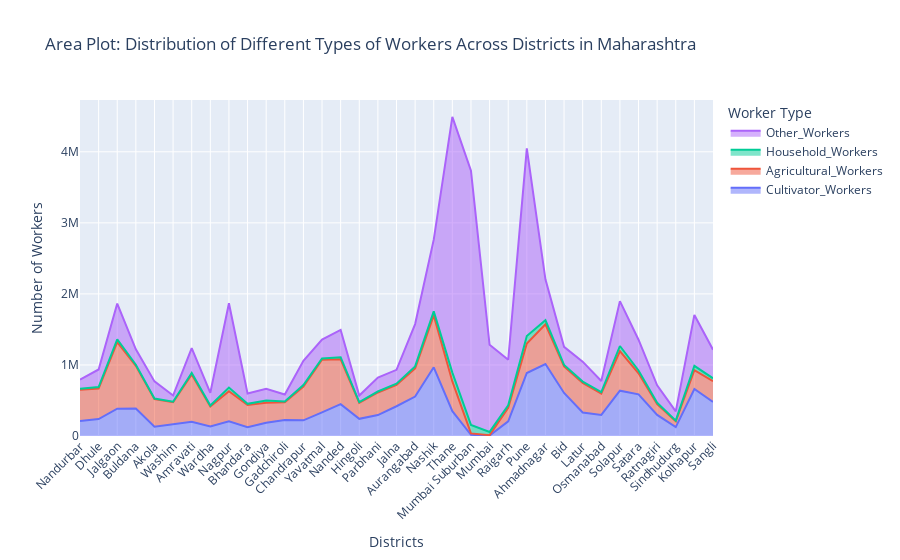

The cell this chart's notebook holds for it:
### Markdown cell above
#### 3.8 Area Plot

### Code cell
# Prepare the data by summing up the different types of workers
workers_data = df[
    [
        "District name",
        "Cultivator_Workers",
        "Agricultural_Workers",
        "Household_Workers",
        "Other_Workers",
    ]
]

# Create the area plot
fig = go.Figure()

# Add traces for each type of worker
for worker_type in [
    "Cultivator_Workers",
    "Agricultural_Workers",
    "Household_Workers",
    "Other_Workers",
]:
    fig.add_trace(
        go.Scatter(
            x=workers_data["District name"],
            y=workers_data[worker_type],
            mode="lines",
            stackgroup="one",
            name=worker_type,
        )
    )

# Update the layout
fig.update_layout(
    title="Area Plot: Distribution of Different Types of Workers Across Districts in Maharashtra",
    xaxis_title="Districts",
    yaxis_title="Number of Workers",
    legend_title="Worker Type",
    xaxis_tickangle=-45,  # Rotate x-axis labels for better readability
)

# Show the plot
fig.show()

### Figure 1 — Plotly figure (JSON) as saved in the notebook; plotly's stock layout.template omitted (floating-point values rounded to 4 significant figures)
{"data": [{"mode": "lines", "name": "Cultivator_Workers", "stackgroup": "one", "type": "scatter", "x": ["Nandurbar", "Dhule", "Jalgaon", "Buldana", "Akola", "Washim", "Amravati", "Wardha", "Nagpur", "Bhandara", "Gondiya", "Gadchiroli", "Chandrapur", "Yavatmal", "Nanded", "Hingoli", "Parbhani", "Jalna", "Aurangabad", "Nashik", "Thane", "Mumbai Suburban", "Mumbai", "Raigarh", "Pune", "Ahmadnagar", "Bid", "Latur", "Osmanabad", "Solapur", "Satara", "Ratnagiri", "Sindhudurg", "Kolhapur", "Sangli"], "y": [211672, 239139, 384359, 385447, 129680, 165598, 198793, 132989, 206606, 123099, 186509, 225358, 220978, 333504, 447823, 241613, 295030, 418952, 554518, 967385, 349931, 16086, 6051, 206975, 886530, 1013050, 606280, 331780, 297361, 637250, 585876, 296913, 124812, 660872, 480554]}, {"mode": "lines", "name": "Agricultural_Workers", "stackgroup": "one", "type": "scatter", "x": ["Nandurbar", "Dhule", "Jalgaon", "Buldana", "Akola", "Washim", "Amravati", "Wardha", "Nagpur", "Bhandara", "Gondiya", "Gadchiroli", "Chandrapur", "Yavatmal", "Nanded", "Hingoli", "Parbhani", "Jalna", "Aurangabad", "Nashik", "Thane", "Mumbai Suburban", "Mumbai", "Raigarh", "Pune", "Ahmadnagar", "Bid", "Latur", "Osmanabad", "Solapur", "Satara", "Ratnagiri", "Sindhudurg", "Kolhapur", "Sangli"], "y": [438176, 429536, 937174, 603227, 388521, 310195, 667943, 282170, 423587, 312183, 281414, 247813, 473983, 739718, 632395, 226483, 317806, 300937, 396630, 730228, 418004, 20722, 5745, 191182, 414461, 559009, 373566, 416578, 299525, 558334, 297241, 153117, 81816, 266028, 290693]}, {"mode": "lines", "name": "Household_Workers", "stackgroup": "one", "type": "scatter", "x": ["Nandurbar", "Dhule", "Jalgaon", "Buldana", "Akola", "Washim", "Amravati", "Wardha", "Nagpur", "Bhandara", "Gondiya", "Gadchiroli", "Chandrapur", "Yavatmal", "Nanded", "Hingoli", "Parbhani", "Jalna", "Aurangabad", "Nashik", "Thane", "Mumbai Suburban", "Mumbai", "Raigarh", "Pune", "Ahmadnagar", "Bid", "Latur", "Osmanabad", "Solapur", "Satara", "Ratnagiri", "Sindhudurg", "Kolhapur", "Sangli"], "y": [14599, 20646, 38930, 13770, 9660, 7122, 20998, 13785, 52419, 17169, 32525, 11321, 21346, 17899, 29158, 8268, 13210, 16705, 28033, 56132, 124461, 118816, 45538, 32919, 105711, 57156, 21093, 17663, 19831, 71106, 39772, 17230, 9679, 59932, 40824]}, {"mode": "lines", "name": "Other_Workers", "stackgroup": "one", "type": "scatter", "x": ["Nandurbar", "Dhule", "Jalgaon", "Buldana", "Akola", "Washim", "Amravati", "Wardha", "Nagpur", "Bhandara", "Gondiya", "Gadchiroli", "Chandrapur", "Yavatmal", "Nanded", "Hingoli", "Parbhani", "Jalna", "Aurangabad", "Nashik", "Thane", "Mumbai Suburban", "Mumbai", "Raigarh", "Pune", "Ahmadnagar", "Bid", "Latur", "Osmanabad", "Solapur", "Satara", "Ratnagiri", "Sindhudurg", "Kolhapur", "Sangli"], "y": [127618, 247049, 503108, 217197, 240293, 86877, 348588, 179291, 1185948, 144854, 164971, 99745, 341865, 264878, 384577, 92818, 196751, 194292, 595898, 1009583, 3600371, 3579397, 1227062, 641893, 2642291, 575375, 254609, 280836, 157199, 631705, 432058, 246816, 130871, 717222, 403033]}], "layout": {"legend": {"title": {"text": "Worker Type"}}, "title": {"text": "Area Plot: Distribution of Different Types of Workers Across Districts in Maharashtra"}, "xaxis": {"tickangle": -45, "title": {"text": "Districts"}}, "yaxis": {"title": {"text": "Number of Workers"}}}}
